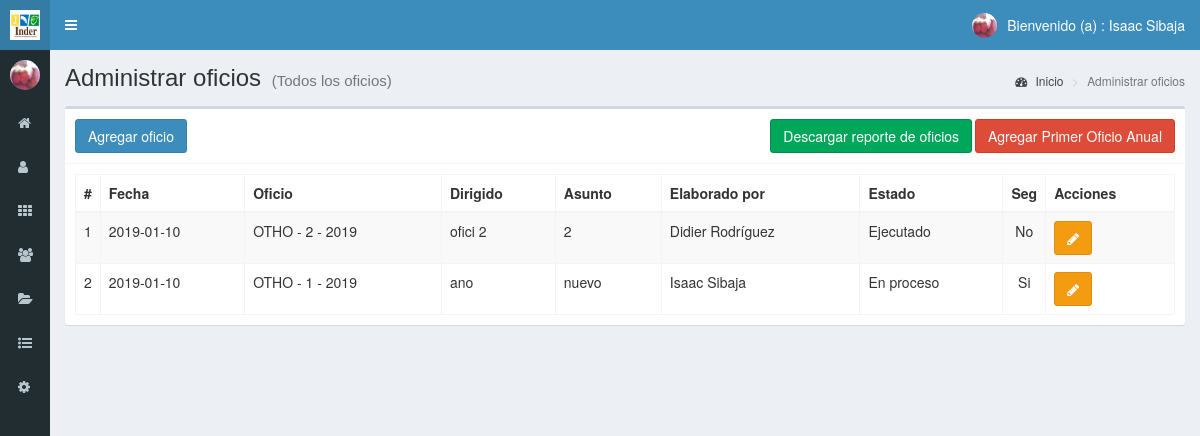
Page /oficios (signed in) on the committed database.
### tables this page shows
CREATE TABLE `oficios` (
  `id` int(11) NOT NULL,
  `fecha` date NOT NULL,
  `oficio` int(11) NOT NULL,
  `ano` year(4) NOT NULL,
  `dirigidoA` text NOT NULL,
  `asunto` text NOT NULL,
  `enviadoPor` text NOT NULL,
  `plazoRespuesta` date NOT NULL,
  `idEstado` int(11) NOT NULL,
  `idUsuario` int(11) NOT NULL,
  `seguimiento` int(11) NOT NULL
);

CREATE TABLE `estados` (
  `id` int(11) NOT NULL,
  `estado` text NOT NULL,
  `color` text NOT NULL,
  `fecha` timestamp NOT NULL DEFAULT CURRENT_TIMESTAMP ON UPDATE CURRENT_TIMESTAMP
);

### controladores/plantilla.controlador.php (called while the page is built)
<?php
class ControladorPlantilla
{
	static public function ctrPlantilla(){
		include "vistas/plantilla.php";
	}
}
?>

### index.php (called while the page is built, shortened)
<?php
require_once "controladores/plantilla.controlador.php";
require_once "controladores/usuarios.controlador.php";
require_once "controladores/estados.controlador.php";
require_once "controladores/oficios.controlador.php";
require_once "controladores/labores.controlador.php";
require_once "modelos/estados.modelo.php";
require_once "modelos/oficios.modelo.php";
$plantilla = new ControladorPlantilla();
$plantilla->ctrPlantilla();

### controladores/oficios.controlador.php (called while the page is built, shortened)
<?php
class ControladorOficios
{
    public static function ctrMostrarOficios($item, $valor)
    {
        $tabla = "oficios";
        $respuesta = ModeloOficios::mdlMostrarOficios($tabla, $item, $valor);
        return $respuesta;
    }
}

### modelos/conexion.php (called while the page is built)
<?php
class Conexion
{
    public static function conectar()
    {
        $link = new PDO("mysql:host=localhost;dbname=inder", "root", "");
        $link->exec("set names utf8");
        return $link;
    }
}

### modelos/oficios.modelo.php (called while the page is built, shortened)
<?php
require_once "conexion.php";
class ModeloOficios
{
    public static function mdlMostrarOficios($tabla, $item, $valor)
    {
        if ($item != null) {
            $stmt = Conexion::conectar()->prepare("SELECT * FROM $tabla WHERE $item = :$item");
            $stmt->bindParam(":" . $item, $valor, PDO::PARAM_STR);
            $stmt->execute();
            return $stmt->fetch();
        } else {
            $stmt = Conexion::conectar()->prepare("SELECT * FROM $tabla ORDER BY id DESC");
            $stmt->execute();
            return $stmt->fetchAll();
        }
    }
}

### controladores/estados.controlador.php (called while the page is built, shortened)
<?php
class ControladorEstados
{
    public static function ctrMostrarEstados($item, $valor)
    {
        $tabla = "estados";
        $respuesta = ModeloEstados::mdlMostrarEstados($tabla, $item, $valor);
        return $respuesta;
    }
}

### modelos/estados.modelo.php (called while the page is built, shortened)
<?php
require_once "conexion.php";
class ModeloEstados
{
    public static function mdlMostrarEstados($tabla, $item, $valor)
    {
        if ($item != null) {
            $stmt = Conexion::conectar()->prepare("SELECT * FROM $tabla WHERE $item = :$item");
            $stmt->bindParam(":" . $item, $valor, PDO::PARAM_STR);
            $stmt->execute();
            return $stmt->fetch();
        } else {
            $stmt = Conexion::conectar()->prepare("SELECT * FROM $tabla");
            $stmt->execute();
            return $stmt->fetchAll();
        }
    }
}

### vistas/modulos/oficios.php (the view, shortened to what this page needs)
<div class="content-wrapper">
  <section class="content-header">
    <h1>
      Administrar oficios
      <small>(Todos los oficios)</small>
    </h1>
    <ol class="breadcrumb">
      <li><a href="inicio"><i class="fa fa-dashboard"></i> Inicio</a></li>
      <li class="active">Administrar oficios</li>
    </ol>
  </section>
  <section class="content">
    <div class="box">
      <div class="box-header with-border">
        <button class="btn btn-primary" data-toggle="modal" data-target="#modalAgregarOficio">
          Agregar oficio
        </button>
        <div class="box-tool pull-right">
          <?php
if ($_SESSION["perfil"] == "Administrador") {
    echo '<button class="btn btn-danger pull-right" data-toggle="modal" data-target="#btnAgregarPrimerOficioAnual" style="margin-left: 3px">Agregar Primer Oficio Anual</button>';
}
echo '<a href="vistas/modulos/descargar-reporte-oficios.php?Reporte=Reporte">
            <button class="btn btn-success">Descargar reporte de oficios</button>
          </a>';
?>
        </div>
      </div>
      <div class="box-body">
       <table class="table table-bordered table-striped dt-responsive tablas" width="100%">
        <thead>
         <tr>
           <th style="width:10px">#</th>
           <th>Fecha</th>
           <th>Oficio</th>
           <th>Dirigido</th>
           <th>Asunto</th>
           <th>Elaborado por</th>
           <th>Estado</th>
           <th style="width:5px">Seg</th>
           <th>Acciones</th>
         </tr>
        </thead>
        <tbody>
        <?php
$item  = null;
$valor = null;
$oficios = ControladorOficios::ctrMostrarOficios($item, $valor);
foreach ($oficios as $key => $value) {
    $Otto    = "OTHO - ";
    $espacio = " - ";
    echo '<tr>
                    <td>' . ($key + 1) . '</td>
                    <td>' . $value["fecha"] . '</td>
                    <td>' . $Otto . '' . $value["oficio"] . '' . $espacio . '' . $value["ano"] . '</td>
                    <td>' . $value["dirigidoA"] . '</td>
                    <td>' . $value["asunto"] . '</td>
                    <td>' . $value["enviadoPor"] . '</td>';
    $PermisoModificar = $value["idUsuario"];
    $itemEstado  = "id";
    $valorEstado = $value["idEstado"];
    $respuestaEstado = ControladorEstados::ctrMostrarEstados($itemEstado, $valorEstado);
    echo '<td>' . $respuestaEstado["estado"] . '</td>';
    $si = "Si";
    $no = "No";
    if ($value["seguimiento"] == "1") {
        echo '<td align="center">' . $si . '</td>';
    } else {
        echo '<td align="center">' . $no . '</td>';
    }
    echo '<td>
            <div class="btn-group">';
    if ($_SESSION["perfil"] == "Usuario" && $_SESSION["id"] == $PermisoModificar) {
        echo '<button class="btn btn-warning btnEditarOficio" data-toggle="modal" data-target="#modalEditarOficio" idOficio="' . $value["id"] . '"><i class="fa fa-pencil"></i></button>';
    } elseif ($_SESSION["perfil"] == "Administrador") {
        echo '<button class="btn btn-warning btnEditarOficio" data-toggle="modal" data-target="#modalEditarOficio" idOficio="' . $value["id"] . '"><i class="fa fa-pencil"></i></button>';
    }
    echo '</div>
                    </td>
                  </tr>';
}
?>
        </tbody>
       </table>
      </div>
    </div>
  </section>
</div>

### rows in the picture
oficios: fecha "2019-01-10", Otto "OTHO -", oficio "2", espacio "-", ano "2019", dirigidoA "ofici 2", asunto "2", enviadoPor "Didier Rodríguez", idEstado.estado "Ejecutado", no "No"
oficios: fecha "2019-01-10", Otto "OTHO -", oficio "1", espacio "-", ano "2019", dirigidoA "ano", asunto "nuevo", enviadoPor "Isaac Sibaja", idEstado.estado "En proceso", si "Si"

### other values in the picture
$_SESSION["nombre"] "Isaac Sibaja"
